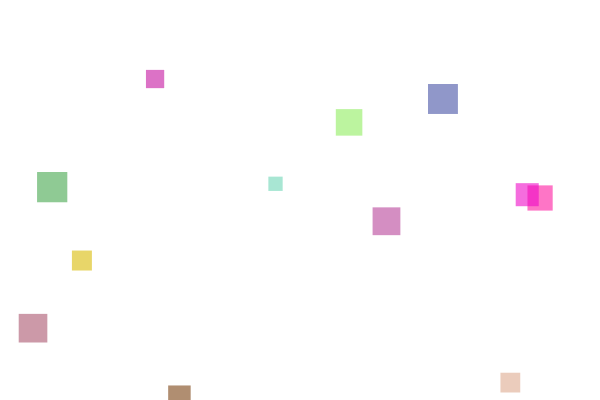
Frame 1 (no input)
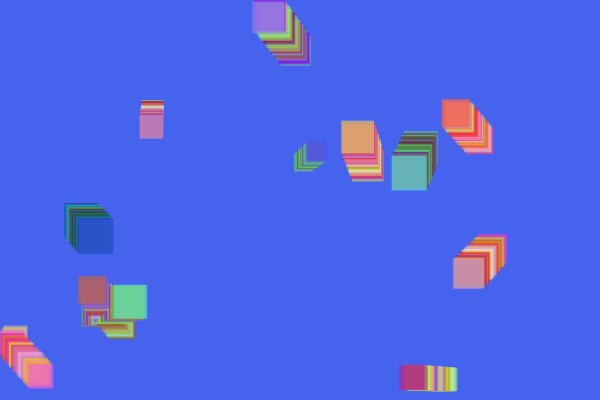
Frame 60 (no input)
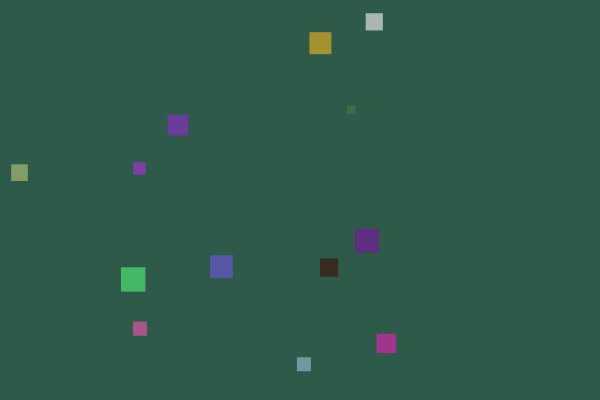
Frame 120 (the mouse pressed at the canvas centre since frame 60)

The p5.js sketch that drew these frames (run headless with seeded random() and noise() and a simulated clock; from frame 60 on, the mouse is pressed at the canvas centre):

// p5.js sketch
// ── sketch.js
// DM2008 — Activity 4b
// Objects in Motion (60 min)

// ============================
// Step 0: Global data
// ============================
let agents = []; // array to hold many objects
const NUM_START = 12; // you can tweak this

function setup() {
  createCanvas(600, 400);
  noStroke();

  // ============================
  // Step 1: Populate the array
  // - Use a loop to create multiple instances
  // - Give each instance some randomized starting values
  // ============================
  for (let i = 0; i < NUM_START; i++) {
    let x = random(width);
    let y = random(height);
    let sz = random(12, 36);
    let speedX = random(-2, 2);
    let speedY = random(-2, 2);
    // TODO: pass any extra properties you plan to use
    agents.push(new Agent(x, y, sz, speedX, speedY));
  }
}

function draw() {
  if (frameCount % 40 === 0) {   // change every 10 frames
    background(random(255), random(255), random(255));
}

  

  // ============================
  // Step 2: Loop through the array
  // - Call at least TWO methods on each object
  //   e.g., update() then show()
  // ============================
  for (let i = 0; i < agents.length; i++) {
    agents[i].update(); // change over time
    agents[i].show(); // draw
  }

  // ============================
  // Step 3 (optional but recommended):
  // Removal / lifespan
  // - If your objects can "die", remove them safely.
  // - Use a backward loop to avoid skipping items when splicing.
  // ============================
  for (let i = agents.length - 1; i >= 0; i--) {
    if (agents[i].life <= 0) {
      agents.splice(i, 1);
    }
  }
}

// ============================
// Step 4: Interaction (optional)
// - Add new objects with mouse clicks
// - Toggle behaviors with keys
// ============================
function mousePressed() {
  let sz = random(16, 40);
  let speedX = random(-2, 2);
  let speedY = random(-2, 2);
  agents.push(new Agent(mouseX, mouseY, sz, speedX, speedY));
}

function keyPressed() {
  // Example toggles—feel free to customize
  if (key === "C") {
    // clear all agents
    agents = [];
  }
}

// ============================
// Step 5: Define your Class
// - Must have at least 1 property that changes over time
// - Must have at least 1 method besides show()
// - Feel free to add more properties/methods
// ============================
class Agent {
  constructor(x, y, sz, speedX, speedY) {
    // Required properties
    this.x = x;
    this.y = y;
    this.sz = sz;

    // Motion
    this.dx = speedX;
    this.dy = speedY;

    // Style (customize!)
    this.h = random(200);
    this.a = 150;

    // Lifespan (optional)
    this.life = 255; // use this if you want fade/shrink/remove behavior
  }

  // Method #1: update — change over time
  update() {
    // Basic movement
    this.x += this.dx;
    this.y += this.dy;

    // Simple screen wrap (A) or bounce (B) — pick one or implement your own:

    // // (A) Wrap:
    // if (this.x > width) {
    //   this.x = 0;
    // }
    // if (this.x < 0) {
    //   this.x = width;
    // }
    // if (this.y > height) {
    //   this.y = 0;
    // }
    // if (this.y < 0) {
    //   this.y = height;
    // }

    // (B) Bounce (comment Wrap out if you use Bounce):
    if (this.x < 0 || this.x > width) {
      this.dx *= -1;
    }
    if (this.y < 0 || this.y > height) {
      this.dy *= -1;
    }

    //  e of property changing over time:
    // subtle size pulse
    this.sz += sin(frameCount * 0.05) * 0.2;

    // Or use a lifespan:
    // this.life -= 1;        // fade over time
    this.sz -= 0.05;     // shrink slowly
  }

  // Method #2: show — draw the object
  show() {
    // If you use HSB, set colorMode(HSB) in setup()
    // colorMode(HSB, 360, 100, 100, 255);
    // fill(this.h, 70, 90, this.a);

    // Using RGB to keep it simple
    fill(random(75) + (this.h % 200), random(255), random(255), this.a);
    rect(this.x, this.y, this.sz);
  }
}

/* ============================
   TODO ideas (pick at least one):
   - Add a second method besides show(), e.g., bounce(), shrink(), changeColor()
   - Make one property evolve over time (size, hue, alpha, speed)
   - Add a key or mouse interaction that changes *all* agents (loop over array)
   - Implement removal: shrink agents and splice them when too small
============================= */
